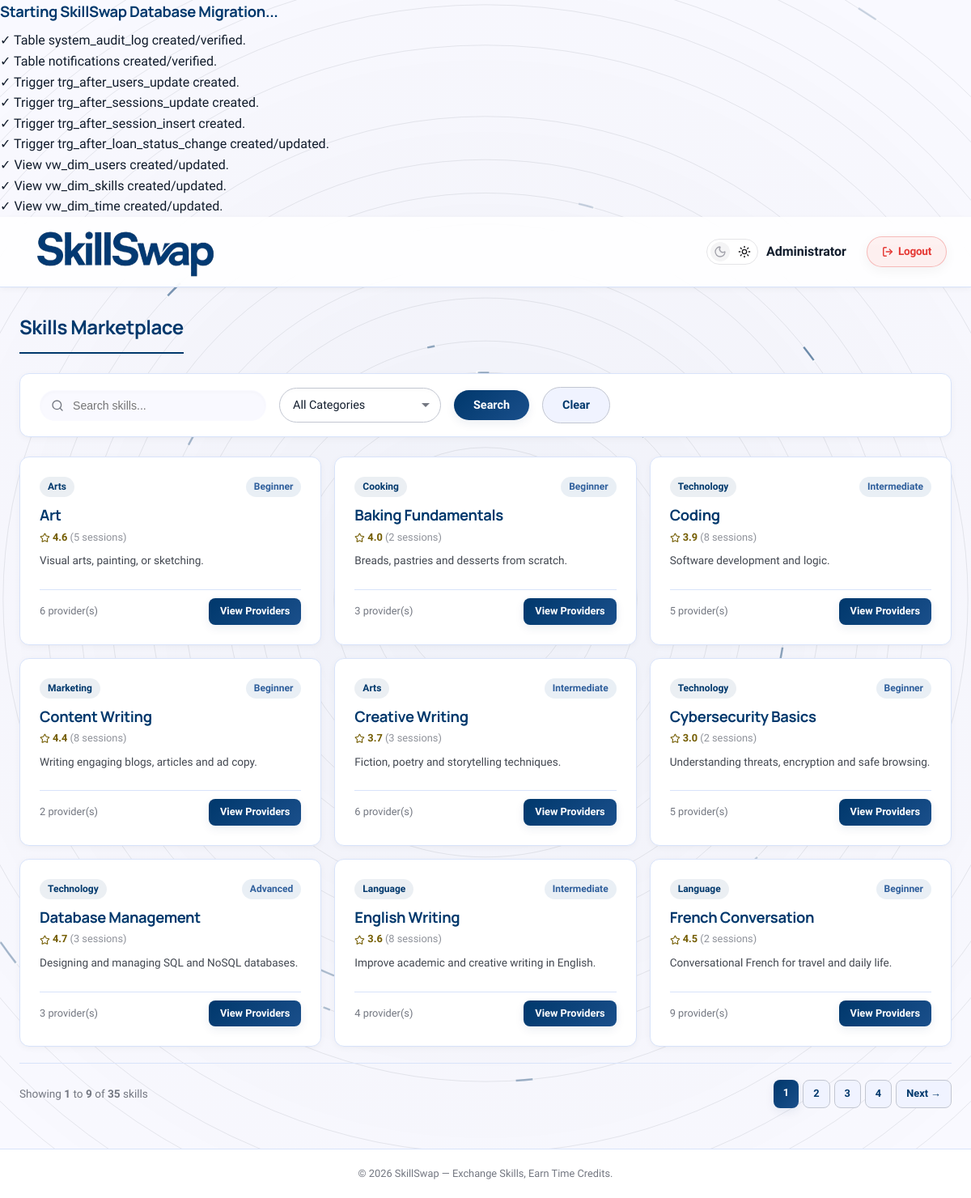
Page /pages/skills.php (signed in) on the committed database.
### tables this page shows
CREATE TABLE IF NOT EXISTS skills (
    skill_id INT AUTO_INCREMENT PRIMARY KEY,
    skill_name VARCHAR(100) NOT NULL,
    catagory VARCHAR(50),
    description TEXT,
    difficulty_level ENUM('Beginner', 'Intermediate', 'Advanced')
);

### pages/skills.php (the view, shortened to what this page needs)
<?php
require_once __DIR__ . '/../config/db.php';
$category_filter = $_GET['category'] ?? '';
$search = trim($_GET['search'] ?? '');
$where = "1=1";
$page = isset($_GET['page']) ? intval($_GET['page']) : 1;
$limit = 9;
$count_query = "SELECT COUNT(*) as total FROM vw_skill_marketplace s WHERE $where";
$total_records = $conn->query($count_query)->fetch_assoc()['total'];
$total_pages = ceil($total_records / $limit);
$offset = ($page - 1) * $limit;
$skills = $conn->query("
    SELECT *
    FROM vw_skill_marketplace s
    WHERE $where
    ORDER BY s.skill_name
    LIMIT $limit OFFSET $offset
");
include __DIR__ . '/../includes/header.php';
?>
<div class="page-wrapper">
    <div class="container">
        <div class="page-header">
            <h1 class="page-title" style="margin-bottom:0;">Skills Marketplace</h1>
        </div>
        <div class="card mb-3" style="padding: 16px 24px; position: relative; z-index: 10;">
            <form method="GET" class="flex flex-wrap gap-2 items-center" id="skillsSearchForm">
                <div style="position:relative; display:flex; align-items:center;">
                    <input type="text" name="search" id="skillsSearchInput" placeholder="Search skills..." autocomplete="off"
                        value="<?php echo htmlspecialchars($search); ?>">
                </div>
                <select name="category" class="form-control" style="width:200px; border-radius: 99px; padding-left: 16px;">
                    <option value="">All Categories</option>
                </select>
                <button type="submit" class="btn btn-primary" style="border-radius: 99px; padding: 10px 24px;">Search</button>
                <a href="../pages/skills.php" class="btn btn-secondary" style="border-radius: 99px; padding: 10px 24px;">Clear</a>
            </form>
        </div>
        <?php if ($skills && $skills->num_rows > 0): ?>
            <div class="grid-3">
                <?php while ($skills && $skill = $skills->fetch_assoc()): ?>
                    <div class="card" style="display: flex; flex-direction: column; justify-content: space-between;">
                        <div>
                            <div class="flex justify-between items-center mb-1">
                                <span
                                    class="badge badge-orange"><?php echo htmlspecialchars($skill['catagory'] ?? 'General'); ?></span>
                                <span class="badge badge-info"><?php echo htmlspecialchars($skill['difficulty_level']); ?></span>
                            </div>
                            <h3 style="margin-top:8px; margin-bottom:2px;"><?php echo htmlspecialchars($skill['skill_name']); ?></h3>
                            <div style="font-size:0.8rem; margin-bottom: 8px;">
                                <?php if ($skill['avg_skill_rating'] !== null): ?>
                                    <span style="color: var(--secondary); font-weight:600;"><i data-lucide="star" class="lucide-sm"></i> <?php echo number_format($skill['avg_skill_rating'], 1); ?></span>
                                    <span style="color: var(--text-muted); opacity: 0.8;">(<?php echo $skill['total_sessions']; ?> session<?php echo $skill['total_sessions'] == 1 ? '' : 's'; ?>)</span>
                                <?php else: ?>
                                    <span style="color: var(--text-muted); font-style:italic; font-size:0.75rem;">No reviews yet</span>
                                <?php endif; ?>
                            </div>
                            <p style="color:var(--text-secondary); font-size:0.85rem; margin: 8px 0;">
                                <?php echo htmlspecialchars($skill['description'] ?? 'No description'); ?></p>
                        </div>
                        <div class="flex justify-between items-center mt-2" style="border-top: 1px solid var(--border-light); padding-top: 10px;">
                            <span style="color:var(--text-muted); font-size:0.8rem;"><?php echo $skill['provider_count']; ?> provider(s)</span>
                            <a href="../pages/skill_detail.php?id=<?php echo $skill['skill_id']; ?>"
                                class="btn btn-sm btn-primary">View Providers</a>
                        </div>
                    </div>
                <?php endwhile; ?>
            </div>
            <?php if ($total_pages > 1): ?>
                <div style="display: flex; justify-content: space-between; align-items: center; padding: 20px 0; margin-top: 20px; border-top: 1px solid var(--border-light);">
                    <div style="font-size: 0.85rem; color: var(--text-muted);">
                        Showing <strong><?php echo $offset + 1; ?></strong> to <strong><?php echo min($offset + $limit, $total_records); ?></strong> of <strong><?php echo $total_records; ?></strong> skills
                    </div>
                    <div style="display: flex; gap: 5px;">
                        <?php for ($i = 1; $i <= $total_pages; $i++): ?>
                            <?php if ($i == 1 || $i == $total_pages || ($i >= $page - 2 && $i <= $page + 2)): ?>
                                <a href="?search=<?php echo urlencode($search); ?>&category=<?php echo urlencode($category_filter); ?>&page=<?php echo $i; ?>" class="btn btn-sm <?php echo $i === $page ? 'btn-primary' : 'btn-secondary'; ?>" style="padding: 6px 12px;"><?php echo $i; ?></a>
                            <?php elseif ($i == 2 || $i == $total_pages - 1): ?>
                                <span style="padding: 6px; color: var(--text-muted);">...</span>
                            <?php endif; ?>
                        <?php endfor; ?>
                        <?php if ($page < $total_pages): ?>
                            <a href="?search=<?php echo urlencode($search); ?>&category=<?php echo urlencode($category_filter); ?>&page=<?php echo $page + 1; ?>" class="btn btn-sm btn-secondary" style="padding: 6px 12px;">Next &rarr;</a>
                        <?php endif; ?>
                    </div>
                </div>
            <?php endif; ?>
        <?php endif; ?>
    </div>
</div>
<?php include __DIR__ . '/../includes/footer.php'; ?>

### rows in the picture
skills: catagory "Arts", difficulty_level "Beginner", skill_name "Art", avg_skill_rating "4.6", total_sessions "5", description "Visual arts, painting, or sketching.", provider_count "6"
skills: catagory "Cooking", difficulty_level "Beginner", skill_name "Baking Fundamentals", avg_skill_rating "4.0", total_sessions "2", description "Breads, pastries and desserts from scratch.", provider_count "3"
skills: catagory "Technology", difficulty_level "Intermediate", skill_name "Coding", avg_skill_rating "3.9", total_sessions "8", description "Software development and logic.", provider_count "5"
skills: catagory "Marketing", difficulty_level "Beginner", skill_name "Content Writing", avg_skill_rating "4.4", total_sessions "8", description "Writing engaging blogs, articles and ad copy.", provider_count "2"
skills: catagory "Arts", difficulty_level "Intermediate", skill_name "Creative Writing", avg_skill_rating "3.7", total_sessions "3", description "Fiction, poetry and storytelling techniques.", provider_count "6"
skills: catagory "Technology", difficulty_level "Beginner", skill_name "Cybersecurity Basics", avg_skill_rating "3.0", total_sessions "2", description "Understanding threats, encryption and safe browsing.", provider_count "5"
skills: catagory "Technology", difficulty_level "Advanced", skill_name "Database Management", avg_skill_rating "4.7", total_sessions "3", description "Designing and managing SQL and NoSQL databases.", provider_count "3"
skills: catagory "Language", difficulty_level "Intermediate", skill_name "English Writing", avg_skill_rating "3.6", total_sessions "8", description "Improve academic and creative writing in English.", provider_count "4"
skills: catagory "Language", difficulty_level "Beginner", skill_name "French Conversation", avg_skill_rating "4.5", total_sessions "2", description "Conversational French for travel and daily life.", provider_count "9"

### other values in the picture
$user_name "Administrator"
$offset + 1 "1"
min($offset + $limit, $total_records) "9"
$total_records "35"
